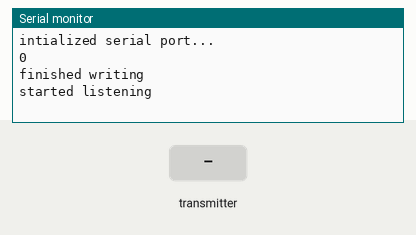
Simulated run of this sketch. Board: Arduino Uno, built with avr-gcc and run on an emulated ATmega328P. Parts: the last lines printed to the serial monitor. Inputs (shaded band) come from the test bench. No radio packets arrive unless stated.

Above: at 1.2 s.
1.3 s: the transmitter starts sending myInt = 0
At 2.3 s:
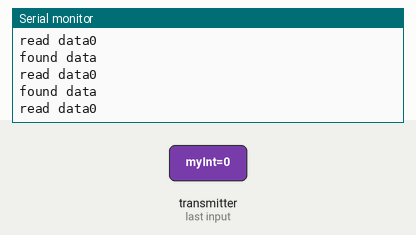
2.8 s: the transmitter starts sending myInt = 64
At 3.3 s:
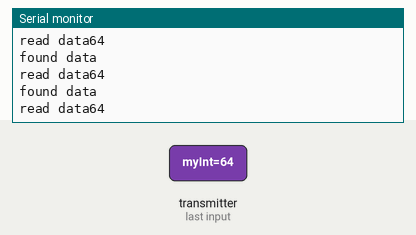

The sketch:

TeensySketch.ino
```cpp
#include <SPI.h>
#include "RF24.h"
#include "nRF24L01.h"

RF24 radio(9,10);

uint64_t pipes[2] = {0xF0B16B00B5, 0xF0BADA5535}; //reading, writing

void initRadio()
{
  radio.setPALevel(RF24_PA_HIGH);
  //payload size default 32...
  radio.setChannel(10); //we're team 10 :)
  radio.setCRCLength(RF24_CRC_16); //2-byte CRC
  radio.setDataRate(RF24_1MBPS); //1Mbps data rate

  radio.openReadingPipe(0, pipes[0]); //reading pipe
  radio.openWritingPipe(pipes[1]);
}

struct data {
  uint8_t myInt;
};

data game;

void setup() {
  Serial.begin(9600);
  while(!Serial);
  Serial.println("intialized serial port...");
  // put your setup code here, to run once:
  radio.begin();
  initRadio();

  radio.stopListening();

  game.myInt = 0;
  Serial.println(game.myInt);
  radio.write((char*) &game, sizeof(game));

  Serial.println("finished writing");
  radio.startListening();
  Serial.println("started listening");

}


void loop() {
  if (radio.available(0))
  {
    Serial.println("found data");

    radio.read((char*) &game, sizeof(game));
    Serial.print("read data");

    Serial.println(game.myInt);
  }
}
```

Measured:
- after the input at 1.3 s, the serial monitor: prints a new line at once (image 1)
- after the input at 2.8 s, the serial monitor: prints a new line at once (image 2)
